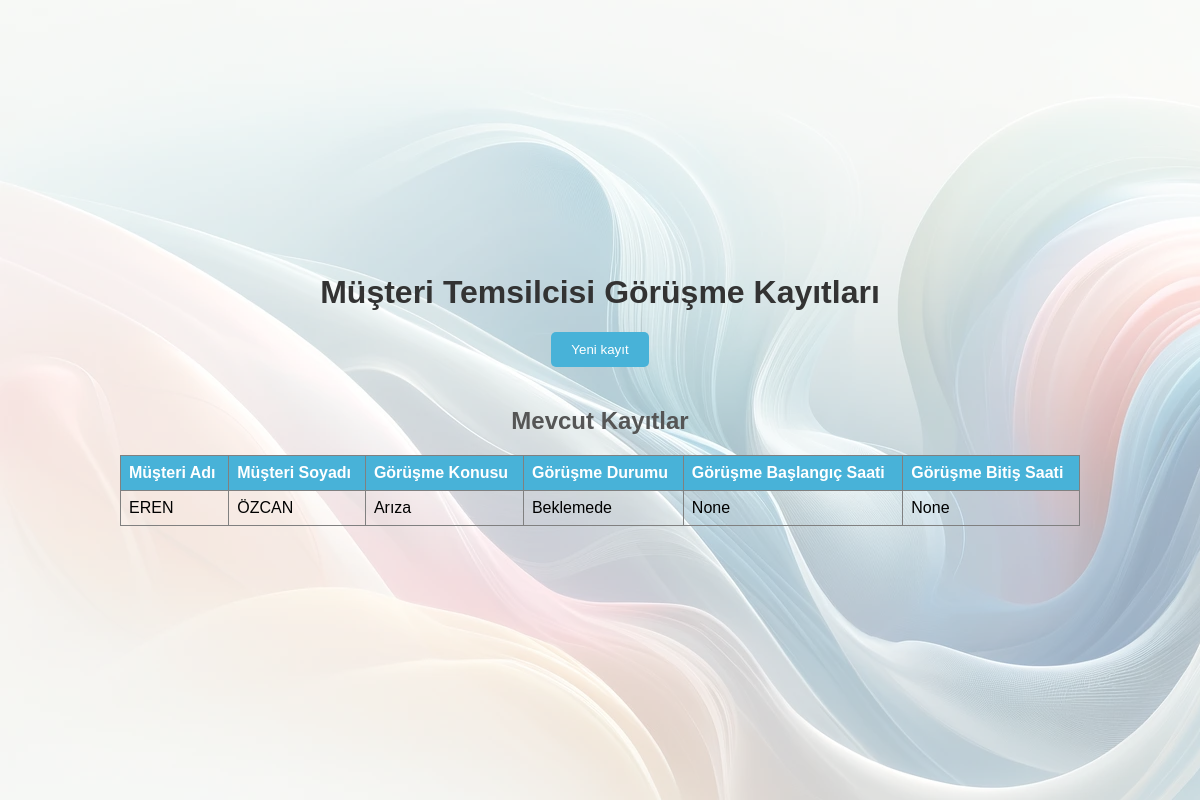
The app's page /personel/musteri_temsilcisi/cagri_listesi_menu/ (signed in), older data.
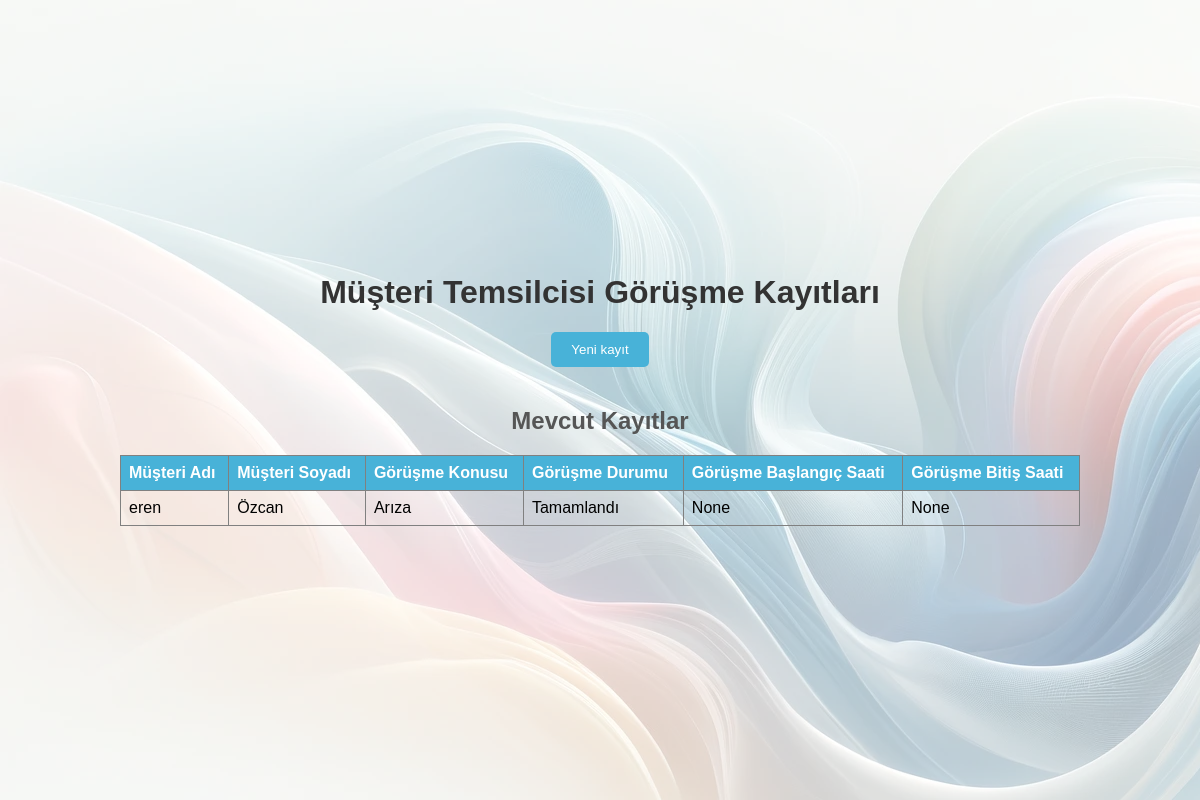
The same page, newer data.
### app/models.py (models this page shows)
class GorusmeKaydi(models.Model):
    id = models.AutoField(primary_key=True)
    Musteri_ad = models.CharField(max_length=100)
    Musteri_soyad = models.CharField(max_length=100)
    MusteriTemsilcisi = models.ForeignKey(MusteriTemsilcisi, on_delete=models.CASCADE)
    GORUSME_KONU_CHOICES = [
        ('Arıza', 'Arıza'),
        ('Talep', 'Talep'),
        ('Bilgi', 'Bilgi')
    ]
    GORUSME_KONU = models.CharField(max_length=10, choices=GORUSME_KONU_CHOICES)
    GORUSME_DURUMU_CHOICES = [
        ('Tamamlandı', 'Tamamlandı'),
        ('Takip ediliyor', 'Takip ediliyor'),
        ('Sorun çözülemedi', 'Sorun çözülemedi')
    ]
    GORUSME_DURUMU = models.CharField(max_length=20, choices=GORUSME_DURUMU_CHOICES)
    GORUSME_BASLANGIC_TARIHI = models.DateTimeField()
    GORUSME_BITIS_TARIHI = models.DateTimeField()

### app/decorators.py (the view)
    def wrap(request, *args, **kwargs):
        user = request.user
        if user.USER_TYPE == "MusteriTemsilcisi" or user.is_superuser == True:
            return function(request, *args, **kwargs)
        else:
            raise PermissionDenied

### app/views.py (called while the page is built)
@login_required
@user_is_musteri_temsilcisi
def musteri_temsilcisi_cagri_listesi_menusu(request):
    context = []
    kayitlar = GorusmeKaydi.objects.all()
    for kayit in kayitlar:
        context.append({
            'Musteri_ad': kayit.Musteri_ad,
            'Musteri_soyad': kayit.Musteri_soyad,
            'GORUSME_KONU': kayit.GORUSME_KONU,
            'GORUSME_DURUMU': kayit.GORUSME_DURUMU,
            'GORUSME_BASLANGIC_TARIHI': kayit.GORUSME_BASLANGIC_TARIHI,
            'GORUSME_BITIS_TARIHI': kayit.GORUSME_BITIS_TARIHI,
        })
    return render(request, 'app/musteri_temsilcisi/gorusme_kaydı.html', {'context': kayitlar})

### app/templates/app/musteri_temsilcisi/gorusme_kaydı.html (shortened to what this page needs)
{% load static %}
<!DOCTYPE html>
<html lang="en">
<head>
    <link rel="stylesheet" href="{% static 'assets/css/musteri_temsilcisi/gorusmestyle.css' %}">
</head>
<body>
<div class="layer"></div>
<h1>Müşteri Temsilcisi Görüşme Kayıtları</h1>
<button type="button" id="yeniCagriBtn">Yeni kayıt</button>
<h2>Mevcut Kayıtlar</h2>
<table border="1">
    <thead>
    <tr>
        <th>Müşteri Adı</th>
        <th>Müşteri Soyadı</th>
        <th>Görüşme Konusu</th>
        <th>Görüşme Durumu</th>
        <th>Görüşme Başlangıç Saati</th>
        <th>Görüşme Bitiş Saati</th>
    </tr>
    </thead>
    <tbody id="kayıtlar">
    {% for kayit in context %}
        <tr>
            <td>{{ kayit.Musteri_ad }}</td>
            <td>{{ kayit.Musteri_soyad }}</td>
            <td>{{ kayit.GORUSME_KONU }}</td>
            <td>{{ kayit.GORUSME_DURUMU }}</td>
            <td>{{ kayit.GORUSME_BASLANGIC_TARIHI }}</td>
            <td>{{ kayit.GORUSME_BITIS_TARIHI }}</td>
        </tr>
    {% endfor %}
    </tbody>
</table>
</body>
</html>

### app/static/assets/css/musteri_temsilcisi/gorusmestyle.css (style rules this page uses)
body { font-family: Arial, sans-serif; background: url("/static/assets/img/hero-bg-light.webp"); margin: 0; padding: 0; display: flex; flex-direction: column; align-items: center; justify-content: center; height: 100vh; }
.layer { position: absolute; top: 0; left: 0; width: 100%; height: 100%; background-color: rgba(255, 255, 255, 0.5); z-index: 1; }
h1 { color: #333; margin-top: 20px; z-index: 2; }
h2 { color: #555; margin-top: 20px; z-index: 2; }
button { background-color: #48b2d8; color: white; padding: 10px 20px; border: none; border-radius: 5px; cursor: pointer; margin-bottom: 20px; z-index: 2; }
table { width: 80%; border-collapse: collapse; margin-bottom: 20px; z-index: 2; }
th, td { text-align: left; padding: 8px; }
th { background-color: #48b2d8; color: white; }

Row changes from the older to the newer data that the page shows:
changed GorusmeKaydi "Arıza": Musteri_ad "EREN" → "eren"; Musteri_soyad "ÖZCAN" → "Özcan"; GORUSME_DURUMU "Beklemede" → "Tamamlandı"
